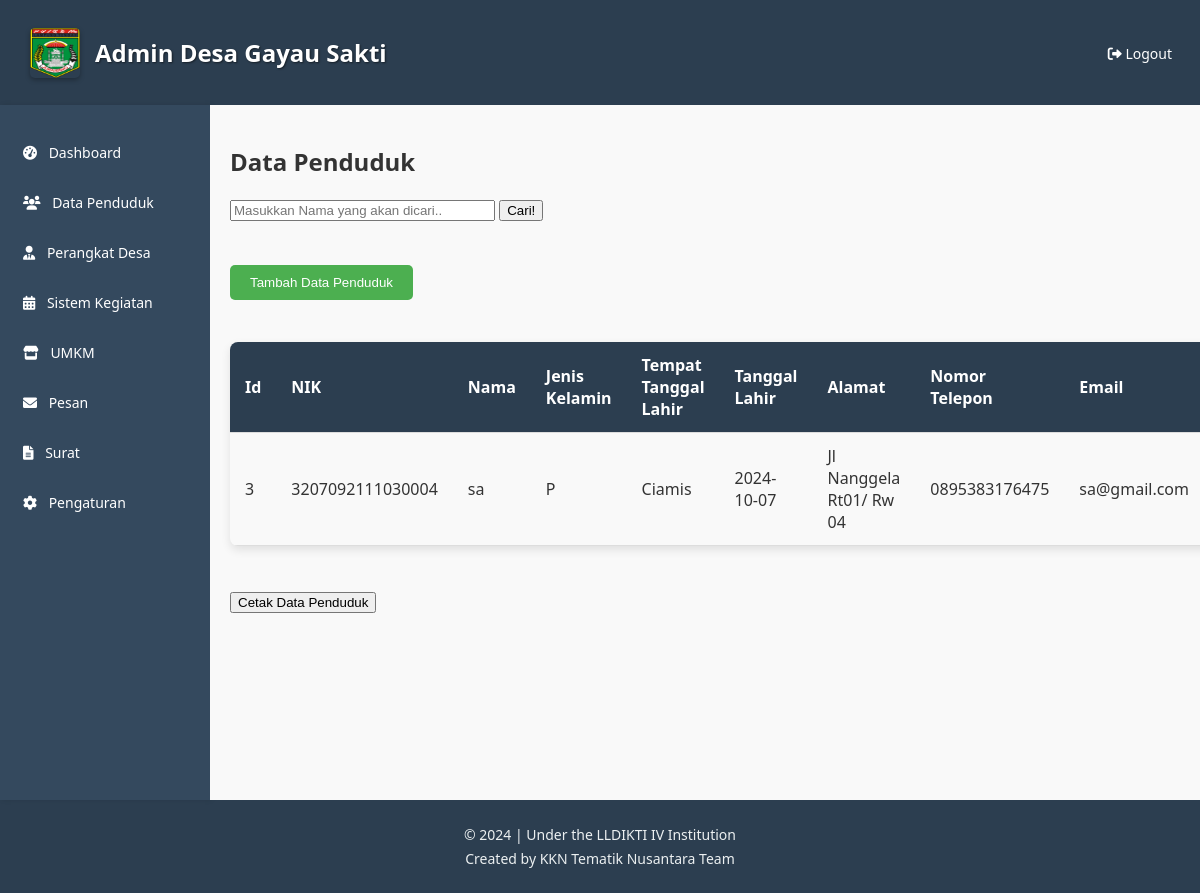
The app's page /KKN/data_penduduk.php (signed in) with its own data.
### tables this page shows
CREATE TABLE `data_penduduk` (
  `id` int(4) NOT NULL,
  `nik` varchar(16) NOT NULL,
  `nama` varchar(100) NOT NULL,
  `jenis_kelamin` char(1) NOT NULL,
  `tempat_tanggal_lahir` varchar(100) NOT NULL,
  `tanggal_lahir` date NOT NULL,
  `alamat` varchar(255) NOT NULL,
  `nomor_telepon` varchar(15) DEFAULT NULL,
  `email` varchar(100) DEFAULT NULL,
  `status` enum('Kawin','Belum Kawin','Cerai Hidup','Cerai Mati') NOT NULL,
  `kewarganegaraan` varchar(50) NOT NULL
);

### KKN/data_penduduk.php (the view, shortened to what this page needs)
<!DOCTYPE html>
<html lang="id">
<head>
    <link rel="stylesheet" href="https://cdnjs.cloudflare.com/ajax/libs/font-awesome/6.0.0-beta3/css/all.min.css">
</head>
<body>
    <div class="container">
    <header>
    <div style="display: flex; align-items: center; padding: 10px;">
        <img src="images/lampungtengah.png" alt="Logo" style="width: 50px; height: 50px; margin-right: 15px; border-radius: 5px; box-shadow: 0 2px 5px rgba(0, 0, 0, 0.3);">
        <h1 style="font-size: 24px; font-weight: bold; color: #ffffff; text-shadow: 1px 1px 2px rgba(0, 0, 0, 0.5);">Admin Desa Gayau Sakti</h1>
    </div>
    <nav>
        <ul>
            <li><a href="logout.php"><i class="fas fa-sign-out-alt"></i> Logout</a></li>
        </ul>
    </nav>
</header>
        <div class="main-content">
            <aside>
            <ul>
                    <li><a href="dashboard.php"><i class="fas fa-tachometer-alt"></i> Dashboard</a></li>
                    <li><a href="data_penduduk.php"><i class="fas fa-users"></i> Data Penduduk</a></li>
                    <li><a href="perangkat_desa.php"><i class="fas fa-user-tie"></i> Perangkat Desa</a></li>
                    <li><a href="data_kegiatan.php"><i class="fas fa-calendar-alt"></i> Sistem Kegiatan</a></li>
                    <li><a href="umkm.php"><i class="fas fa-store"></i> UMKM </a></li>
                    <li><a href="pesan.php"><i class="fas fa-envelope"></i> Pesan</a></li>
                    <li><a href="surat.php"><i class="fas fa-file-alt"></i> Surat</a></li>
                    <li><a href="pengaturan.php"><i class="fas fa-cog"></i> Pengaturan</a></li>
                </ul>
            </aside>
            <main>
                <h2>Data Penduduk</h2>
                <form action="" method="post">
                    <input type="text" name="keyword" size="30" autofocus placeholder="Masukkan Nama yang akan dicari.." autocomplete="off">
                    <button type="submit" name="cari">Cari!</button>
                </form>
            <br><br>
                <a href="tambah_data_penduduk.html" style="text-decoration: none;">
                <button style="padding: 10px 20px; background-color: #4CAF50; color: white; border: none; cursor: pointer; border-radius: 5px;">Tambah Data Penduduk</button>
                </a>
            <br><br>
        <table>
        <tr>
            <th>Id</th>
            <th>NIK</th>
            <th>Nama</th>
            <th>Jenis Kelamin</th>
            <th>Tempat Tanggal Lahir</th>
            <th>Tanggal Lahir</th>
            <th>Alamat</th>
            <th>Nomor Telepon</th>
            <th>Email</th>
        </tr>
        <?php
        include 'koneksi.php';
        if (isset($_POST["cari"])) {
            $result = cari($_POST["keyword"]);
        } else {
            $query = "SELECT * FROM data_penduduk";
            $result = mysqli_query($con, $query);
        }
        if (mysqli_num_rows($result) > 0) {
            while ($row = mysqli_fetch_assoc($result)) {
                echo "<tr>";
                echo "<td>" . $row['id'] . "</td>";
                echo "<td>" . $row['nik'] . "</td>";
                echo "<td>" . $row['nama'] . "</td>";
                echo "<td>" . $row['jenis_kelamin'] . "</td>";
                echo "<td>" . $row['tempat_tanggal_lahir'] . "</td>";
                echo "<td>" . $row['tanggal_lahir'] . "</td>";
                echo "<td>" . $row['alamat'] . "</td>";
                echo "<td>" . $row['nomor_telepon'] . "</td>";
                echo "<td>" . $row['email'] . "</td>";
                echo "</tr>";
            }
        } else {
            echo "<tr><td colspan='11'>Tidak ada data penduduk.</td></tr>";
        }
        ?>
    </table>
    <br><br>
    <div class="action-container">
        <button onclick="window.print()">Cetak Data Penduduk</button>
    </div>
                </div>
        </div>
    <footer>
    <p>&copy; 2024 | Under the LLDIKTI IV Institution</p>
    <p>Created by KKN Tematik Nusantara Team</p>
</footer>
</body>
</html>

### KKN/data_penduduk.php (style rules this page uses)
body { font-family: 'Segoe UI', Tahoma, Geneva, Verdana, sans-serif; background-color: #f9f9f9; margin: 0; padding: 0; color: #333; }
.container { display: flex; flex-direction: column; height: 100vh; }
header { background: #2c3e50; color: white; padding: 10px 20px; display: flex; justify-content: space-between; align-items: center; box-shadow: 0 2px 5px rgba(0, 0, 0, 0.1); }
.main-content { display: flex; flex: 1; }
aside { width: 180px; background: #34495e; color: white; padding: 15px; box-shadow: 2px 0 5px rgba(0, 0, 0, 0.1); }
aside ul { list-style: none; padding: 0; margin: 0; }
aside ul li { margin: 15px 0; }
aside ul li a { color: white; text-decoration: none; font-size: 14px; display: block; padding: 8px; transition: background 0.3s; }
aside ul li a i { margin-right: 8px; }
main { flex: 1; padding: 20px; background-color: #f9f9f9; overflow-y: auto; }
nav ul { list-style: none; margin: 0; padding: 0; }
nav ul li { display: inline; }
nav ul li a { color: white; text-decoration: none; font-size: 14px; padding: 8px; transition: color 0.3s; }
table { width: 100%; border-collapse: collapse; margin-top: 20px; box-shadow: 0 4px 10px rgba(0, 0, 0, 0.1); border-radius: 8px; overflow: hidden; }
th, td { padding: 12px 15px; text-align: left; border-bottom: 1px solid #ddd; }
th { background-color: #2c3e50; color: white; }
footer { background-color: #2c3e50; color: #ecf0f1; text-align: center; padding: 20px; }
footer p { margin: 5px 0; font-size: 14px; }

### records on screen
data_penduduk: id "3", nik "3207092111030004", nama "sa", jenis_kelamin "P", tempat_tanggal_lahir "Ciamis", tanggal_lahir "2024-10-07", alamat "Jl Nanggela Rt01/ Rw 04", nomor_telepon "0895383176475", email "sa@gmail.com"
